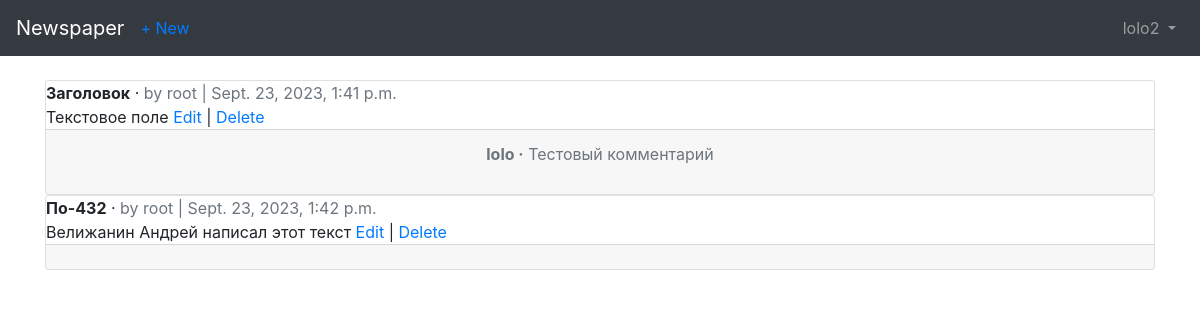
/articles/ (signed in), run on the app's committed database.
### users/models.py (models this page shows)
class CustomUser(AbstractUser):
    age = models.PositiveIntegerField(default=0)

### articles/models.py (models this page shows, shortened)
class Article(models.Model):
    title = models.CharField(max_length=255)
    body = models.TextField()
    date = models.DateTimeField(auto_now_add=True)
    author = models.ForeignKey(settings.AUTH_USER_MODEL, on_delete=models.CASCADE,)

class Comment(models.Model):
    article = models.ForeignKey(Article, on_delete=models.CASCADE, related_name='comments')
    comment = models.CharField(max_length=140)
    author = models.ForeignKey(
        settings.AUTH_USER_MODEL,
        on_delete=models.CASCADE
    )
    def __str__(self):
        return self.comment

### articles/views.py (the view)
# urls.py: path('', views.ArticleListView.as_view(), name='article_list'),
class ArticleListView(LoginRequiredMixin, ListView):
    model = models.Article
    template_name = 'article_list.html'
    login_url = 'login'

### templates/article_list.html (shortened to what this page needs)
<!DOCTYPE html>
<html lang="en">
<head>
</head>
<body>
    {% extends 'base.html' %}
    {% block content %}
    {% for article in object_list %}
    <div class="card">
        <div class="card_header">
            <span class="font-weight-bold">{{ article.title }}</span> &middot;
            <span class="text-muted">by {{ article.author }} | {{ article.date }}</span>
        </div>
        <div class="card_body">
            {{ article.body }}
            <a href="{% url 'article_edit' article.pk %}">Edit</a> |
            <a href="{% url 'article_delete' article.pk %}">Delete</a>
        </div>
        <div class="card-footer text-center text-muted">
            {% for comment in article.comments.all %}
            <p>
                <span class="font-weight-bold">{{ comment.author }} &middot;</span>
                {{ comment }}
            </p>
            {% endfor %}
        </div>
    </div>
    {% endfor %}
    {% endblock content %}

### templates/base.html (shortened to what this page needs)
<!DOCTYPE html>
<html lang="en">
<head>
    <link rel="stylesheet" href="https://maxcdn.bootstrapcdn.com/bootstrap/4.0.0/css/bootstrap.min.css"
/>
</head>
<body>
<nav class="navbar navbar-expand-md navbar-dark bg-dark mb-4">
    <a class="navbar-brand" href="{% url 'home' %}">Newspaper</a>
    <div class="collapse navbar-collapse" id="navbarCollapse">
        {% if user.is_authenticated %}
            <ul class="navbar-nav mr-auto">
                 <li class="nav-item"><a href="{% url 'article_new' %}">+ New</a></li>
            </ul>
            <ul class="navbar-nav ml-auto">
                <li class="nav-item">
                    <a class="nav-link dropdown-toggle" href="#" id="userMenu" data-toggle="dropdown" aria-haspopup="true" aria-expanded="false">
                        {{ user.username }}
                    </a>
                </li>
            </ul>
        {% else %}
            <form class="form-inline ml-auto">
                <a href="{% url 'login' %}" class="btn btn-outline-secondary">Log in</a>
                <a href="{% url 'signup' %}" class="btn btn-primary ml-2">Sign up</a>
            </form>
        {% endif %}
    </div>
</nav>
<div class="container">
    {% block content %}
    {% endblock %}
</div>
</body>
</html>

### data on the page
CustomUser: username "lolo2"
Article: title "Заголовок", author "root", date "Sept. 23, 2023, 1:41 p.m.", body "Текстовое поле"
Comment: author "lolo", comment "Тестовый комментарий"
Article: title "По-432", author "root", date "Sept. 23, 2023, 1:42 p.m.", body "Велижанин Андрей написал этот текст"
